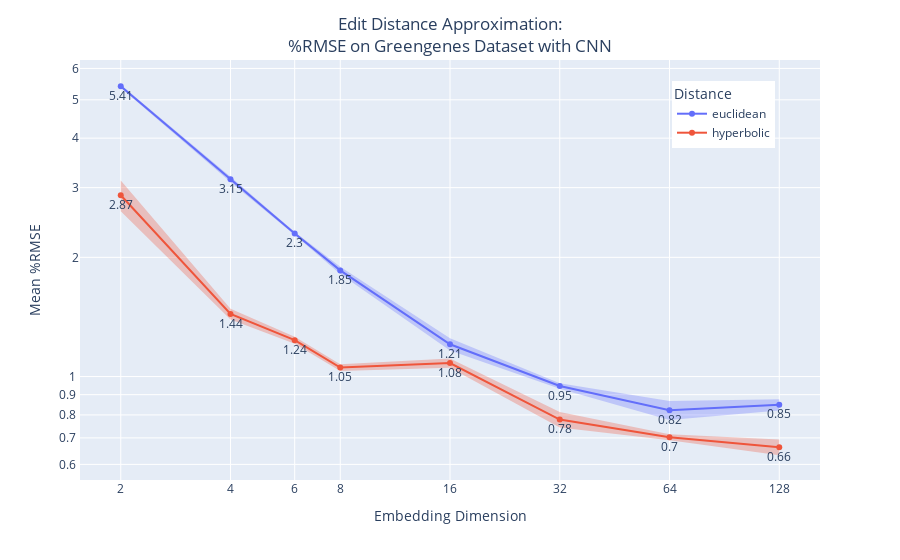

The notebook cell saved with this chart:
### Code cell
fig = line(
    data_frame=df,
    x='Embedding Dimension',
    y='Mean %RMSE',
    error_y='%RMSE std',
    error_y_mode='band',
    color='Distance',
    markers='.',
    log_y=True,
    log_x=True,
    text='Mean %RMSE rounded'
    )

dimensions = df['Embedding Dimension'].unique()
title = 'Edit Distance Approximation:<br>%RMSE on Greengenes Dataset with CNN'

fig.update_traces(textposition='bottom center')
fig.update_layout(
    yaxis_tickformat = "0.1r",
    legend=dict(y=0.95, x=0.8),
    xaxis = dict(
        tickmode = 'array',
        tickvals = dimensions,
    ),
    title={'text': title, 'xanchor': 'center', 'x':0.5}
)

fig.write_image('../reports/training_runs.png')
fig.show()

### Figure 1 — Plotly figure (JSON) as saved in the notebook; plotly's stock layout.template omitted (floating-point values rounded to 4 significant figures)
{"data": [{"fill": "toself", "fillcolor": "rgba(99,110,250,.3)", "hoverinfo": "skip", "legendgroup": "euclidean", "line": {"color": "rgba(255,255,255,0)"}, "showlegend": false, "textposition": "bottom center", "type": "scatter", "x": [2, 4, 6, 8, 16, 32, 64, 128, 128, 64, 32, 16, 8, 6, 4, 2], "xaxis": "x", "y": [5.457, 3.198, 2.319, 1.893, 1.25, 0.9618, 0.8673, 0.8768, 0.8208, 0.7767, 0.9315, 1.163, 1.815, 2.277, 3.099, 5.36], "yaxis": "y"}, {"hovertemplate": "Distance=euclidean<br>Embedding Dimension=%{x}<br>Mean %RMSE=%{y}<br>Mean %RMSE rounded=%{text}<extra></extra>", "legendgroup": "euclidean", "line": {"color": "#636efa", "dash": "solid"}, "marker": {"symbol": "circle"}, "mode": "text+lines+markers", "name": "euclidean", "orientation": "v", "showlegend": true, "text": [5.41, 3.15, 2.3, 1.85, 1.21, 0.95, 0.82, 0.85], "textposition": "bottom center", "type": "scatter", "x": [2, 4, 6, 8, 16, 32, 64, 128], "xaxis": "x", "y": [5.409, 3.149, 2.298, 1.854, 1.206, 0.9467, 0.822, 0.8488], "yaxis": "y"}, {"fill": "toself", "fillcolor": "rgba(239,85,59,.3)", "hoverinfo": "skip", "legendgroup": "hyperbolic", "line": {"color": "rgba(255,255,255,0)"}, "showlegend": false, "textposition": "bottom center", "type": "scatter", "x": [2, 4, 6, 8, 16, 32, 64, 128, 128, 64, 32, 16, 8, 6, 4, 2], "xaxis": "x", "y": [3.127, 1.484, 1.261, 1.074, 1.11, 0.8134, 0.7151, 0.6937, 0.6327, 0.6906, 0.7441, 1.052, 1.033, 1.21, 1.393, 2.614], "yaxis": "y"}, {"hovertemplate": "Distance=hyperbolic<br>Embedding Dimension=%{x}<br>Mean %RMSE=%{y}<br>Mean %RMSE rounded=%{text}<extra></extra>", "legendgroup": "hyperbolic", "line": {"color": "#EF553B", "dash": "solid"}, "marker": {"symbol": "circle"}, "mode": "text+lines+markers", "name": "hyperbolic", "orientation": "v", "showlegend": true, "text": [2.87, 1.44, 1.24, 1.05, 1.08, 0.78, 0.7, 0.66], "textposition": "bottom center", "type": "scatter", "x": [2, 4, 6, 8, 16, 32, 64, 128], "xaxis": "x", "y": [2.871, 1.439, 1.236, 1.054, 1.081, 0.7787, 0.7029, 0.6632], "yaxis": "y"}], "layout": {"legend": {"title": {"text": "Distance"}, "tracegroupgap": 0, "x": 0.8, "y": 0.95}, "margin": {"t": 60}, "title": {"text": "Edit Distance Approximation:<br>%RMSE on Greengenes Dataset with CNN", "x": 0.5, "xanchor": "center"}, "xaxis": {"anchor": "y", "domain": [0, 1], "tickmode": "array", "tickvals": [2, 4, 6, 8, 16, 32, 64, 128], "title": {"text": "Embedding Dimension"}, "type": "log"}, "yaxis": {"anchor": "x", "domain": [0, 1], "tickformat": "0.1r", "title": {"text": "Mean %RMSE"}, "type": "log"}}}
